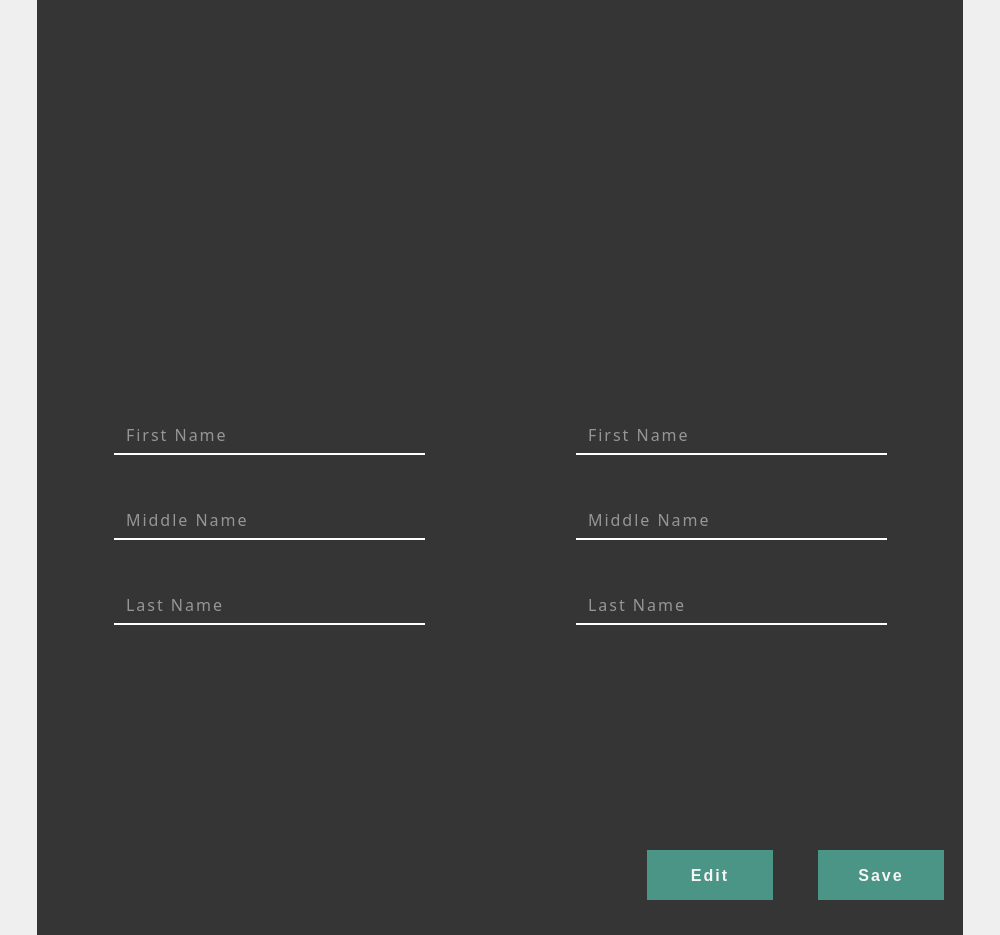
<?xml version="1.0" encoding="UTF-8"?>
<ui version="4.0">
 <class>student_profile</class>
 <widget class="QMainWindow" name="student_profile">
  <property name="geometry">
   <rect>
    <x>0</x>
    <y>0</y>
    <width>1000</width>
    <height>935</height>
   </rect>
  </property>
  <property name="sizePolicy">
   <sizepolicy hsizetype="Fixed" vsizetype="Fixed">
    <horstretch>0</horstretch>
    <verstretch>0</verstretch>
   </sizepolicy>
  </property>
  <property name="contextMenuPolicy">
   <enum>Qt::NoContextMenu</enum>
  </property>
  <property name="windowTitle">
   <string>Student Profile</string>
  </property>
  <property name="windowIcon">
   <iconset>
    <normaloff>../images/logo/SVG/author_logo.svg</normaloff>../images/logo/SVG/author_logo.svg</iconset>
  </property>
  <property name="layoutDirection">
   <enum>Qt::LeftToRight</enum>
  </property>
  <property name="styleSheet">
   <string notr="true">padding:10px;
margin:0px auto;
color:whitesmoke;
text-align:left;
letter-spacing: 1px;
</string>
  </property>
  <property name="toolButtonStyle">
   <enum>Qt::ToolButtonIconOnly</enum>
  </property>
  <property name="unifiedTitleAndToolBarOnMac">
   <bool>true</bool>
  </property>
  <widget class="QWidget" name="centralwidget">
   <property name="styleSheet">
    <string notr="true">background-color:rgb(53, 53, 53);
</string>
   </property>
   <widget class="QPushButton" name="pushButton">
    <property name="geometry">
     <rect>
      <x>610</x>
      <y>850</y>
      <width>200</width>
      <height>50</height>
     </rect>
    </property>
    <property name="sizePolicy">
     <sizepolicy hsizetype="Fixed" vsizetype="Fixed">
      <horstretch>0</horstretch>
      <verstretch>0</verstretch>
     </sizepolicy>
    </property>
    <property name="font">
     <font>
      <family>Segoe UI</family>
      <pointsize>12</pointsize>
      <weight>75</weight>
      <bold>true</bold>
     </font>
    </property>
    <property name="styleSheet">
     <string notr="true">color:whitesmoke;
letter-spacing: 2px;
text-align:center;
background-color:#4A9585;
border:0px;
</string>
    </property>
    <property name="text">
     <string>Edit</string>
    </property>
    <property name="iconSize">
     <size>
      <width>25</width>
      <height>25</height>
     </size>
    </property>
    <property name="default">
     <bool>false</bool>
    </property>
    <property name="flat">
     <bool>false</bool>
    </property>
   </widget>
   <widget class="QPushButton" name="pushButton_2">
    <property name="geometry">
     <rect>
      <x>781</x>
      <y>850</y>
      <width>200</width>
      <height>50</height>
     </rect>
    </property>
    <property name="sizePolicy">
     <sizepolicy hsizetype="Fixed" vsizetype="Fixed">
      <horstretch>0</horstretch>
      <verstretch>0</verstretch>
     </sizepolicy>
    </property>
    <property name="font">
     <font>
      <family>Segoe UI</family>
      <pointsize>12</pointsize>
      <weight>75</weight>
      <bold>true</bold>
     </font>
    </property>
    <property name="styleSheet">
     <string notr="true">color:whitesmoke;
letter-spacing: 2px;
text-align:center;
background-color:#4A9585;
border:0px;
</string>
    </property>
    <property name="text">
     <string>Save</string>
    </property>
    <property name="icon">
     <iconset>
      <normalon>../images/icon/SVG/floppy_disk.svg</normalon>
     </iconset>
    </property>
    <property name="iconSize">
     <size>
      <width>30</width>
      <height>30</height>
     </size>
    </property>
    <property name="default">
     <bool>false</bool>
    </property>
    <property name="flat">
     <bool>false</bool>
    </property>
   </widget>
   <widget class="QWidget" name="">
    <property name="geometry">
     <rect>
      <x>30</x>
      <y>370</y>
      <width>941</width>
      <height>301</height>
     </rect>
    </property>
    <layout class="QGridLayout" name="gridLayout">
     <property name="spacing">
      <number>10</number>
     </property>
     <item row="0" column="0">
      <layout class="QGridLayout" name="data_group" columnstretch="0" columnminimumwidth="0">
       <property name="leftMargin">
        <number>0</number>
       </property>
       <property name="topMargin">
        <number>0</number>
       </property>
       <property name="rightMargin">
        <number>0</number>
       </property>
       <property name="bottomMargin">
        <number>0</number>
       </property>
       <property name="spacing">
        <number>0</number>
       </property>
       <item row="0" column="0">
        <widget class="QLineEdit" name="first_name_txtbox">
         <property name="minimumSize">
          <size>
           <width>385</width>
           <height>40</height>
          </size>
         </property>
         <property name="maximumSize">
          <size>
           <width>385</width>
           <height>40</height>
          </size>
         </property>
         <property name="sizeIncrement">
          <size>
           <width>385</width>
           <height>40</height>
          </size>
         </property>
         <property name="baseSize">
          <size>
           <width>385</width>
           <height>40</height>
          </size>
         </property>
         <property name="font">
          <font>
           <family>Segoe UI Semilight</family>
           <pointsize>12</pointsize>
          </font>
         </property>
         <property name="tabletTracking">
          <bool>true</bool>
         </property>
         <property name="styleSheet">
          <string notr="true">background-color:transparent;
border-bottom:2px solid white;
border-radius:0px;
color:whitesmoke;
text-align:left;
letter-spacing: 2px;
</string>
         </property>
         <property name="inputMask">
          <string/>
         </property>
         <property name="text">
          <string/>
         </property>
         <property name="maxLength">
          <number>100</number>
         </property>
         <property name="echoMode">
          <enum>QLineEdit::Normal</enum>
         </property>
         <property name="alignment">
          <set>Qt::AlignLeading|Qt::AlignLeft|Qt::AlignVCenter</set>
         </property>
         <property name="placeholderText">
          <string>First Name</string>
         </property>
        </widget>
       </item>
       <item row="1" column="0">
        <widget class="QLineEdit" name="middle_name_txtbox">
         <property name="minimumSize">
          <size>
           <width>181</width>
           <height>20</height>
          </size>
         </property>
         <property name="maximumSize">
          <size>
           <width>385</width>
           <height>40</height>
          </size>
         </property>
         <property name="sizeIncrement">
          <size>
           <width>385</width>
           <height>40</height>
          </size>
         </property>
         <property name="baseSize">
          <size>
           <width>385</width>
           <height>40</height>
          </size>
         </property>
         <property name="font">
          <font>
           <family>Segoe UI Semilight</family>
           <pointsize>12</pointsize>
          </font>
         </property>
         <property name="tabletTracking">
          <bool>true</bool>
         </property>
         <property name="styleSheet">
          <string notr="true">background-color:transparent;
border-bottom:2px solid white;
border-radius:0px;
color:whitesmoke;
text-align:left;
letter-spacing: 2px;
</string>
         </property>
         <property name="inputMask">
          <string/>
         </property>
         <property name="text">
          <string/>
         </property>
         <property name="maxLength">
          <number>100</number>
         </property>
         <property name="echoMode">
          <enum>QLineEdit::Normal</enum>
         </property>
         <property name="alignment">
          <set>Qt::AlignLeading|Qt::AlignLeft|Qt::AlignVCenter</set>
         </property>
         <property name="placeholderText">
          <string>Middle Name</string>
         </property>
        </widget>
       </item>
       <item row="2" column="0">
        <widget class="QLineEdit" name="last_name_txtbox">
         <property name="minimumSize">
          <size>
           <width>181</width>
           <height>20</height>
          </size>
         </property>
         <property name="maximumSize">
          <size>
           <width>385</width>
           <height>40</height>
          </size>
         </property>
         <property name="sizeIncrement">
          <size>
           <width>385</width>
           <height>40</height>
          </size>
         </property>
         <property name="baseSize">
          <size>
           <width>385</width>
           <height>40</height>
          </size>
         </property>
         <property name="font">
          <font>
           <family>Segoe UI Semilight</family>
           <pointsize>12</pointsize>
          </font>
         </property>
         <property name="tabletTracking">
          <bool>true</bool>
         </property>
         <property name="styleSheet">
          <string notr="true">background-color:transparent;
border-bottom:2px solid white;
border-radius:0px;
color:whitesmoke;
text-align:left;
letter-spacing: 2px;
</string>
         </property>
         <property name="inputMask">
          <string/>
         </property>
         <property name="text">
          <string/>
         </property>
         <property name="maxLength">
          <number>100</number>
         </property>
         <property name="echoMode">
          <enum>QLineEdit::Normal</enum>
         </property>
         <property name="alignment">
          <set>Qt::AlignLeading|Qt::AlignLeft|Qt::AlignVCenter</set>
         </property>
         <property name="placeholderText">
          <string>Last Name</string>
         </property>
        </widget>
       </item>
      </layout>
     </item>
     <item row="0" column="2">
      <layout class="QGridLayout" name="data_group_2" columnstretch="0" columnminimumwidth="0">
       <property name="leftMargin">
        <number>0</number>
       </property>
       <property name="topMargin">
        <number>0</number>
       </property>
       <property name="rightMargin">
        <number>0</number>
       </property>
       <property name="bottomMargin">
        <number>0</number>
       </property>
       <property name="spacing">
        <number>0</number>
       </property>
       <item row="0" column="0">
        <widget class="QLineEdit" name="first_name_txtbox_4">
         <property name="minimumSize">
          <size>
           <width>385</width>
           <height>40</height>
          </size>
         </property>
         <property name="maximumSize">
          <size>
           <width>385</width>
           <height>40</height>
          </size>
         </property>
         <property name="sizeIncrement">
          <size>
           <width>385</width>
           <height>40</height>
          </size>
         </property>
         <property name="baseSize">
          <size>
           <width>385</width>
           <height>40</height>
          </size>
         </property>
         <property name="font">
          <font>
           <family>Segoe UI Semilight</family>
           <pointsize>12</pointsize>
          </font>
         </property>
         <property name="tabletTracking">
          <bool>true</bool>
         </property>
         <property name="styleSheet">
          <string notr="true">background-color:transparent;
border-bottom:2px solid white;
border-radius:0px;
color:whitesmoke;
text-align:left;
letter-spacing: 2px;
</string>
         </property>
         <property name="inputMask">
          <string/>
         </property>
         <property name="text">
          <string/>
         </property>
         <property name="maxLength">
          <number>100</number>
         </property>
         <property name="echoMode">
          <enum>QLineEdit::Normal</enum>
         </property>
         <property name="alignment">
          <set>Qt::AlignLeading|Qt::AlignLeft|Qt::AlignVCenter</set>
         </property>
         <property name="placeholderText">
          <string>First Name</string>
         </property>
        </widget>
       </item>
       <item row="1" column="0">
        <widget class="QLineEdit" name="middle_name_txtbox_4">
         <property name="minimumSize">
          <size>
           <width>181</width>
           <height>20</height>
          </size>
         </property>
         <property name="maximumSize">
          <size>
           <width>385</width>
           <height>40</height>
          </size>
         </property>
         <property name="sizeIncrement">
          <size>
           <width>385</width>
           <height>40</height>
          </size>
         </property>
         <property name="baseSize">
          <size>
           <width>385</width>
           <height>40</height>
          </size>
         </property>
         <property name="font">
          <font>
           <family>Segoe UI Semilight</family>
           <pointsize>12</pointsize>
          </font>
         </property>
         <property name="tabletTracking">
          <bool>true</bool>
         </property>
         <property name="styleSheet">
          <string notr="true">background-color:transparent;
border-bottom:2px solid white;
border-radius:0px;
color:whitesmoke;
text-align:left;
letter-spacing: 2px;
</string>
         </property>
         <property name="inputMask">
          <string/>
         </property>
         <property name="text">
          <string/>
         </property>
         <property name="maxLength">
          <number>100</number>
         </property>
         <property name="echoMode">
          <enum>QLineEdit::Normal</enum>
         </property>
         <property name="alignment">
          <set>Qt::AlignLeading|Qt::AlignLeft|Qt::AlignVCenter</set>
         </property>
         <property name="placeholderText">
          <string>Middle Name</string>
         </property>
        </widget>
       </item>
       <item row="2" column="0">
        <widget class="QLineEdit" name="last_name_txtbox_4">
         <property name="minimumSize">
          <size>
           <width>181</width>
           <height>20</height>
          </size>
         </property>
         <property name="maximumSize">
          <size>
           <width>385</width>
           <height>40</height>
          </size>
         </property>
         <property name="sizeIncrement">
          <size>
           <width>385</width>
           <height>40</height>
          </size>
         </property>
         <property name="baseSize">
          <size>
           <width>385</width>
           <height>40</height>
          </size>
         </property>
         <property name="font">
          <font>
           <family>Segoe UI Semilight</family>
           <pointsize>12</pointsize>
          </font>
         </property>
         <property name="tabletTracking">
          <bool>true</bool>
         </property>
         <property name="styleSheet">
          <string notr="true">background-color:transparent;
border-bottom:2px solid white;
border-radius:0px;
color:whitesmoke;
text-align:left;
letter-spacing: 2px;
</string>
         </property>
         <property name="inputMask">
          <string/>
         </property>
         <property name="text">
          <string/>
         </property>
         <property name="maxLength">
          <number>100</number>
         </property>
         <property name="echoMode">
          <enum>QLineEdit::Normal</enum>
         </property>
         <property name="alignment">
          <set>Qt::AlignLeading|Qt::AlignLeft|Qt::AlignVCenter</set>
         </property>
         <property name="placeholderText">
          <string>Last Name</string>
         </property>
        </widget>
       </item>
      </layout>
     </item>
     <item row="0" column="1">
      <spacer name="verticalSpacer">
       <property name="orientation">
        <enum>Qt::Vertical</enum>
       </property>
       <property name="sizeHint" stdset="0">
        <size>
         <width>20</width>
         <height>40</height>
        </size>
       </property>
      </spacer>
     </item>
    </layout>
   </widget>
   <zorder>pushButton</zorder>
   <zorder>pushButton_2</zorder>
   <zorder>first_name_txtbox</zorder>
   <zorder>last_name_txtbox</zorder>
   <zorder>middle_name_txtbox</zorder>
   <zorder>layoutWidget</zorder>
  </widget>
 </widget>
 <resources/>
 <connections/>
</ui>
